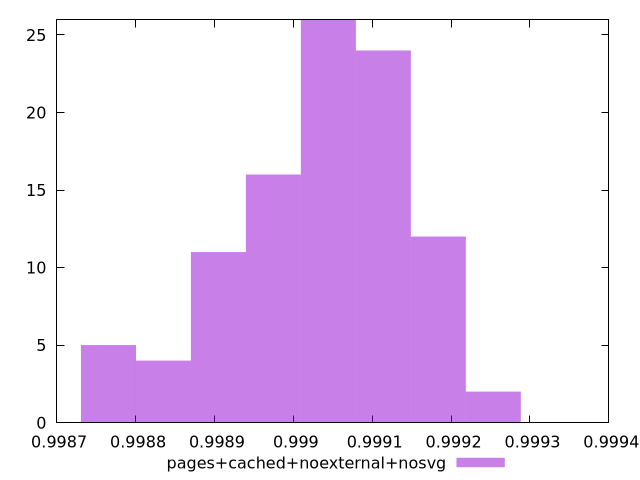

The script that saved this image:
$_pagesCachedNoexternalNosvg <<EOF
0.9991838100967874 12
0.9991141271474815 24
0.9990444441981756 26
0.9989050782995639 11
0.998835395350258 4
0.9989747612488697 16
0.9987657124009521 5
0.9992534930460931 2
EOF
set key outside below
set terminal pngcairo
set output "report_00005_2020-11-02T22-26-11.212Z/mainthread-work-breakdown/pages+cached+noexternal+nosvg//hist.png"
set yrange [0:26]
set boxwidth 0.00006968294930586424
set style fill transparent solid 0.5 noborder
plot $_pagesCachedNoexternalNosvg title "pages+cached+noexternal+nosvg" with boxes ,
